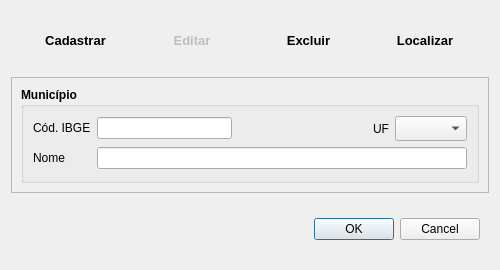
<?xml version="1.0" encoding="UTF-8"?>
<ui version="4.0">
 <class>CadastroMunicipio</class>
 <widget class="QWidget" name="CadastroMunicipio">
  <property name="geometry">
   <rect>
    <x>0</x>
    <y>0</y>
    <width>500</width>
    <height>270</height>
   </rect>
  </property>
  <property name="minimumSize">
   <size>
    <width>500</width>
    <height>270</height>
   </size>
  </property>
  <property name="maximumSize">
   <size>
    <width>500</width>
    <height>270</height>
   </size>
  </property>
  <property name="windowTitle">
   <string>Cadastro de municípios</string>
  </property>
  <layout class="QVBoxLayout" name="verticalLayout_2">
   <item>
    <layout class="QVBoxLayout" name="verticalLayout">
     <item>
      <widget class="QFrame" name="frame_menu">
       <property name="sizePolicy">
        <sizepolicy hsizetype="Preferred" vsizetype="Fixed">
         <horstretch>0</horstretch>
         <verstretch>0</verstretch>
        </sizepolicy>
       </property>
       <property name="maximumSize">
        <size>
         <width>16777215</width>
         <height>60</height>
        </size>
       </property>
       <property name="font">
        <font>
         <pointsize>10</pointsize>
         <weight>75</weight>
         <bold>true</bold>
        </font>
       </property>
       <layout class="QHBoxLayout" name="horizontalLayout_4">
        <item>
         <layout class="QHBoxLayout" name="horizontalLayout_3">
          <item>
           <widget class="QPushButton" name="pushButton_cadastrar">
            <property name="font">
             <font>
              <pointsize>10</pointsize>
              <weight>75</weight>
              <bold>true</bold>
             </font>
            </property>
            <property name="text">
             <string>Cadastrar</string>
            </property>
            <property name="checkable">
             <bool>false</bool>
            </property>
            <property name="default">
             <bool>false</bool>
            </property>
            <property name="flat">
             <bool>true</bool>
            </property>
           </widget>
          </item>
          <item>
           <widget class="QPushButton" name="pushButton_editar">
            <property name="enabled">
             <bool>false</bool>
            </property>
            <property name="font">
             <font>
              <pointsize>10</pointsize>
              <weight>75</weight>
              <bold>true</bold>
             </font>
            </property>
            <property name="text">
             <string>Editar</string>
            </property>
            <property name="checkable">
             <bool>false</bool>
            </property>
            <property name="default">
             <bool>false</bool>
            </property>
            <property name="flat">
             <bool>true</bool>
            </property>
           </widget>
          </item>
          <item>
           <widget class="QPushButton" name="pushButton_excluir">
            <property name="font">
             <font>
              <pointsize>10</pointsize>
              <weight>75</weight>
              <bold>true</bold>
             </font>
            </property>
            <property name="text">
             <string>Excluir</string>
            </property>
            <property name="checkable">
             <bool>false</bool>
            </property>
            <property name="default">
             <bool>false</bool>
            </property>
            <property name="flat">
             <bool>true</bool>
            </property>
           </widget>
          </item>
          <item>
           <widget class="QPushButton" name="pushButton_localizar">
            <property name="font">
             <font>
              <pointsize>10</pointsize>
              <weight>75</weight>
              <bold>true</bold>
             </font>
            </property>
            <property name="text">
             <string>Localizar</string>
            </property>
            <property name="checkable">
             <bool>false</bool>
            </property>
            <property name="default">
             <bool>false</bool>
            </property>
            <property name="flat">
             <bool>true</bool>
            </property>
           </widget>
          </item>
         </layout>
        </item>
       </layout>
      </widget>
     </item>
     <item>
      <widget class="QFrame" name="frame_contents">
       <property name="frameShape">
        <enum>QFrame::StyledPanel</enum>
       </property>
       <property name="frameShadow">
        <enum>QFrame::Raised</enum>
       </property>
       <layout class="QHBoxLayout" name="horizontalLayout">
        <item>
         <widget class="QGroupBox" name="groupBox">
          <property name="font">
           <font>
            <weight>75</weight>
            <bold>true</bold>
           </font>
          </property>
          <property name="title">
           <string>Município</string>
          </property>
          <layout class="QFormLayout" name="formLayout">
           <item row="0" column="0">
            <widget class="QLabel" name="label">
             <property name="font">
              <font>
               <weight>50</weight>
               <bold>false</bold>
              </font>
             </property>
             <property name="text">
              <string>Cód. IBGE</string>
             </property>
            </widget>
           </item>
           <item row="0" column="1">
            <layout class="QHBoxLayout" name="horizontalLayout_2">
             <item>
              <widget class="QLineEdit" name="lineEdit_ibge">
               <property name="font">
                <font>
                 <weight>50</weight>
                 <bold>false</bold>
                </font>
               </property>
               <property name="maxLength">
                <number>7</number>
               </property>
              </widget>
             </item>
             <item>
              <spacer name="horizontalSpacer">
               <property name="orientation">
                <enum>Qt::Horizontal</enum>
               </property>
               <property name="sizeHint" stdset="0">
                <size>
                 <width>40</width>
                 <height>20</height>
                </size>
               </property>
              </spacer>
             </item>
             <item>
              <widget class="QLabel" name="label_3">
               <property name="font">
                <font>
                 <weight>50</weight>
                 <bold>false</bold>
                </font>
               </property>
               <property name="text">
                <string>UF</string>
               </property>
              </widget>
             </item>
             <item>
              <widget class="QComboBox" name="comboBox_uf">
               <property name="minimumSize">
                <size>
                 <width>50</width>
                 <height>25</height>
                </size>
               </property>
               <property name="font">
                <font>
                 <weight>50</weight>
                 <bold>false</bold>
                </font>
               </property>
              </widget>
             </item>
            </layout>
           </item>
           <item row="1" column="0">
            <widget class="QLabel" name="label_2">
             <property name="font">
              <font>
               <weight>50</weight>
               <bold>false</bold>
              </font>
             </property>
             <property name="text">
              <string>Nome</string>
             </property>
            </widget>
           </item>
           <item row="1" column="1">
            <layout class="QHBoxLayout" name="horizontalLayout_5">
             <item>
              <widget class="QLineEdit" name="lineEdit_municipio">
               <property name="font">
                <font>
                 <weight>50</weight>
                 <bold>false</bold>
                </font>
               </property>
               <property name="maxLength">
                <number>60</number>
               </property>
              </widget>
             </item>
            </layout>
           </item>
          </layout>
         </widget>
        </item>
       </layout>
      </widget>
     </item>
     <item>
      <widget class="QFrame" name="frame_buttons">
       <property name="maximumSize">
        <size>
         <width>16777215</width>
         <height>60</height>
        </size>
       </property>
       <property name="frameShape">
        <enum>QFrame::NoFrame</enum>
       </property>
       <property name="frameShadow">
        <enum>QFrame::Sunken</enum>
       </property>
       <layout class="QHBoxLayout" name="frame_buttonsLayout">
        <item>
         <widget class="QLabel" name="label_id">
          <property name="text">
           <string/>
          </property>
         </widget>
        </item>
        <item>
         <widget class="QLineEdit" name="lineEdit_id">
          <property name="enabled">
           <bool>false</bool>
          </property>
          <property name="sizePolicy">
           <sizepolicy hsizetype="Minimum" vsizetype="Minimum">
            <horstretch>0</horstretch>
            <verstretch>0</verstretch>
           </sizepolicy>
          </property>
          <property name="autoFillBackground">
           <bool>false</bool>
          </property>
          <property name="frame">
           <bool>false</bool>
          </property>
          <property name="dragEnabled">
           <bool>false</bool>
          </property>
          <property name="readOnly">
           <bool>false</bool>
          </property>
         </widget>
        </item>
        <item>
         <widget class="QDialogButtonBox" name="buttonBox">
          <property name="standardButtons">
           <set>QDialogButtonBox::Cancel|QDialogButtonBox::Ok</set>
          </property>
         </widget>
        </item>
       </layout>
      </widget>
     </item>
    </layout>
   </item>
  </layout>
 </widget>
 <resources/>
 <connections/>
</ui>
